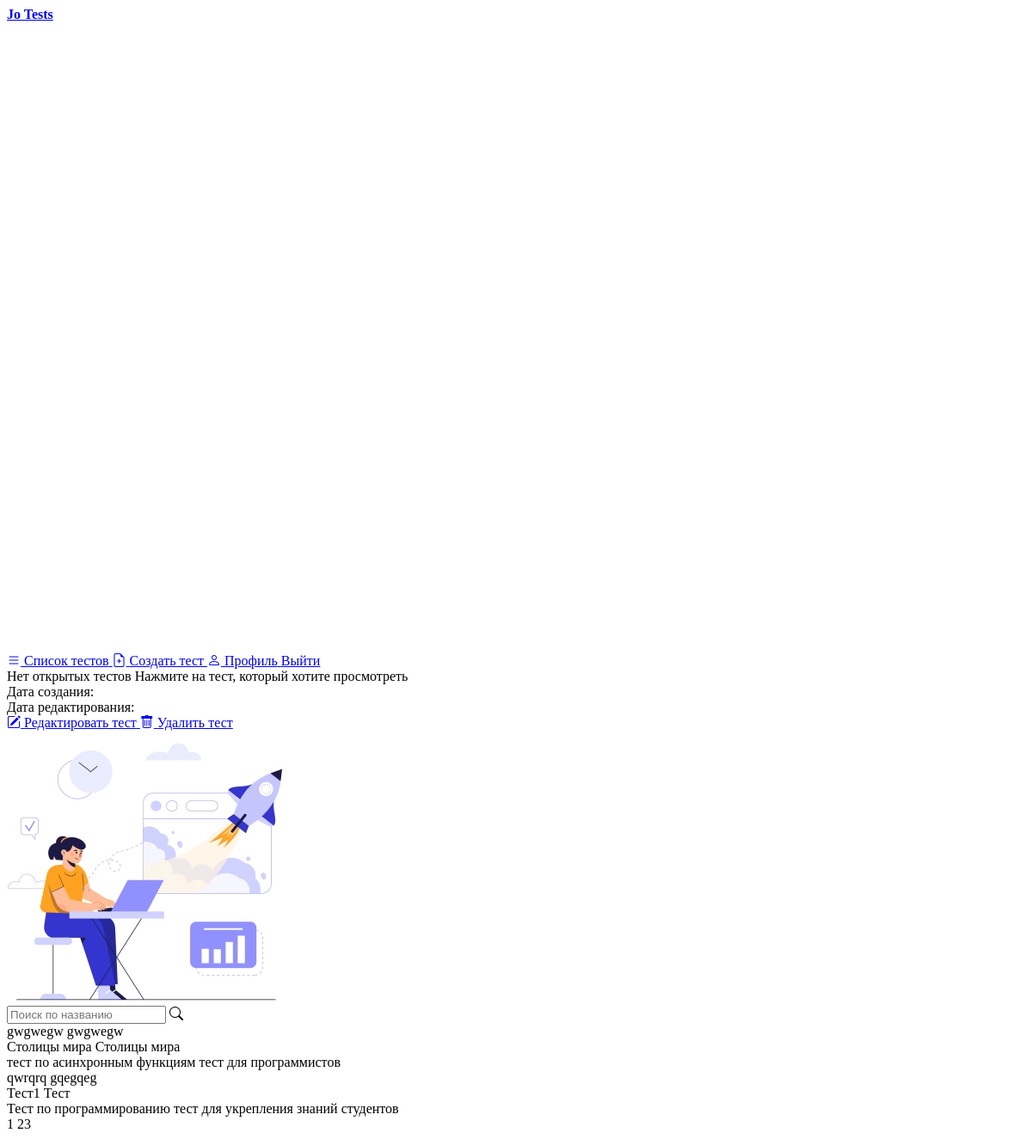
The app's page /tests/ (signed in), older data.
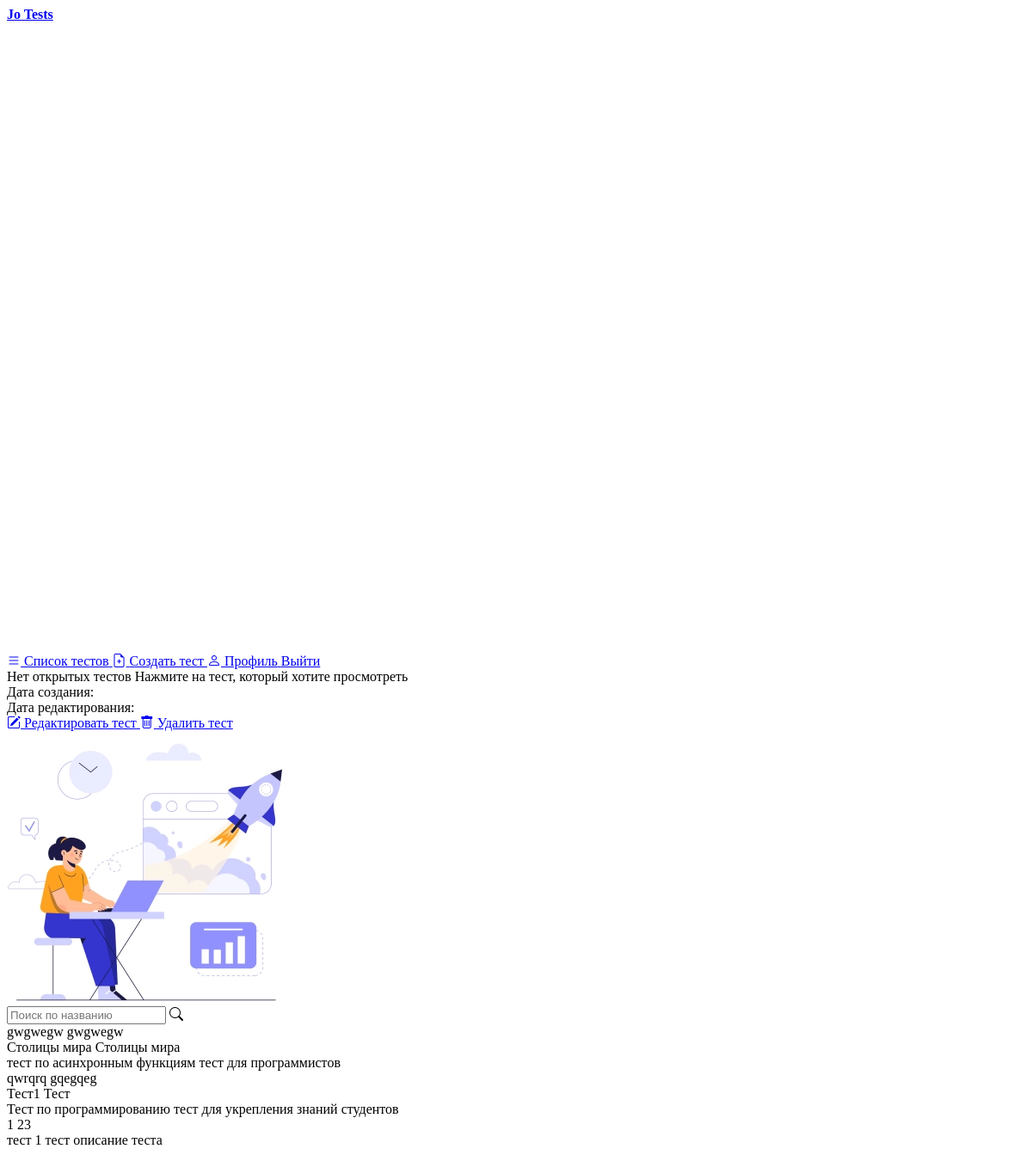
The same page, newer data.
### apps/Tests/models.py (models this page shows, shortened)
class Test(models.Model):
    author = models.ForeignKey(Author, on_delete=models.CASCADE)
    title = models.TextField(max_length=127, verbose_name="Название теста")
    description = models.TextField(max_length=255, verbose_name="Описание")
    count = models.PositiveIntegerField(verbose_name="Количество вопросов")
    time_create = models.DateTimeField(auto_now_add=True, verbose_name="Время создания")
    time_update = models.DateTimeField(auto_now=True, verbose_name="Время изменения")
    questions = models.ManyToManyField(
        "TestsApp.Question", verbose_name="Вопросы", related_name="+", blank=True
    )
    max_result = models.IntegerField()
    slug = models.SlugField(max_length=255, db_index=True, verbose_name="URL")
    def get_test_info(self):
        return {
            "title": self.title,
            "description": self.description,
            "time_create": self.time_create,
            "time_update": self.time_update,
            "questions_amount": self.count,
            "max_result": self.max_result,
            "slug": self.slug,
        }
    class Meta:
        ordering = (
            "time_update",
            "title",
        )
        verbose_name = "Тест"
        verbose_name_plural = "Тесты"

### apps/Tests/views.py (the view)
# urls.py: path("", ViewTests.as_view(), name="tests"),
class ViewTests(LoginRequiredMixin, HeaderMixin, InfoSidebarMixin, ListView):
    model = Test
    login_url = "/auth"
    template_name = "Tests/TestsPage.html"
    context_object_name = "tests"
    def get_context_data(self, *, object_list=None, **kwargs):
        context = super().get_context_data(**kwargs)
        json_tests = list(test.get_test_info() for test in context["tests"])
        header_def = self.get_user_header()
        sidebar_def = self.get_user_sidebar("test")
        return dict(
            list(context.items())
            + list(header_def.items())
            + list(sidebar_def.items())
            + list({"json_tests": json_tests}.items())
        )
    def get_queryset(self):
        current_user = self.request.user
        if current_user.role == "teacher":
            return Test.objects.all()
        author = Author.objects.get(user=current_user)
        return author.tests.all()

### core/utils/mixins.py (called while the page is built)
    def get_user_header(self):
        context = {}
        current_user = self.request.user
        user_header = header.copy()
        if current_user.role == "author":
            user_header.pop(3)
            user_header.pop(2)
        elif current_user.role == "teacher":
            user_header.pop(1)
        else:
            user_header.pop(3)
            user_header.pop(1)
            user_header.pop(0)
        context["header"] = user_header
        return context

    def get_user_sidebar(self, location="course"):
        context = {}
        current_user = self.request.user
        if current_user.role == "teacher":
            context["info"] = info_course_teacher
            if location != "course":
                context["info"] = info_test_teacher
        elif current_user.role == "student":
            context["info"] = info_course_student
        elif current_user.role == "author":
            context["info"] = info_test_author
        return context

### apps/Tests/templates/Tests/TestsPage.html (shortened to what this page needs)
{% extends 'core/pages/PageLayout.html' %}
{% load static %}
{% block style-files %}
  <link rel="stylesheet/less" href="{% static 'Tests/less/TestsPage.less' %}" />
  <link rel="stylesheet/less" href="{% static 'core/less/blocks/HeaderBlock.less' %}" />
  <link rel="stylesheet/less" href="{% static 'core/less/blocks/SideBar.less' %}" />
  <link rel="stylesheet/less" href="{% static 'core/less/blocks/InfoSideBar.less' %}" />
{% endblock %}
{% block header %}
  {% include 'core/blocks/HeaderBlock.html' with header=header %}
{% endblock %}
{% block left-side-bar %}
  {% include 'core/blocks/InfoSideBar.html' with side_bar_name='test' info=info %}
{% endblock %}
{% block content %}
  <div class="tests-page__search">
    <input
      id="search-input"
      class="tests-page__search-input"
      placeholder="Поиск по названию"
    />
    <i id="search-icon" class="bi bi-search tests-page__search-icon"></i>
  </div>
  <div class="tests-page__tests">
    {% for test in tests %}
      <div class="tests-page__test">
        <span class="tests-page__test-title">{{ test.title }}</span>
        <span class="tests-page__test-description">{{ test.description }}</span>
      </div>
    {% endfor %}
  </div>
{% endblock %}

Row changes from the older to the newer data that the page shows:
added Test: title "тест 1", description "тест описание теста"
